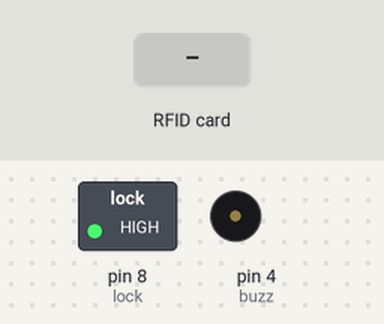
A sketch run on a simulated Arduino Uno, built with avr-gcc and run on an emulated ATmega328P. On the bench: switched loads named in the sketch (green lamp = pin HIGH), buzzer (waves = sounding, pin HIGH). Inputs (shaded band) come from the test bench. Pins used as bus, display or sensor lines are not drawn; what the sketch prints to the serial monitor is not drawn.

Above: at 1.2 s.
1.3 s: RFID card 5E 7A 19 C4 held to the reader
At 2.34 s:
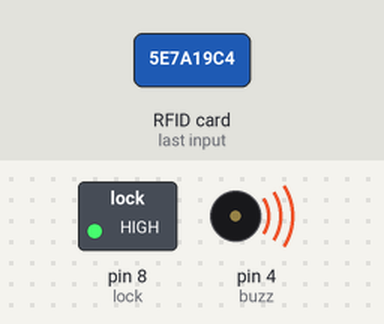
4.0 s: RFID card 2A CB 6B 81 held to the reader
At 6.2 s:
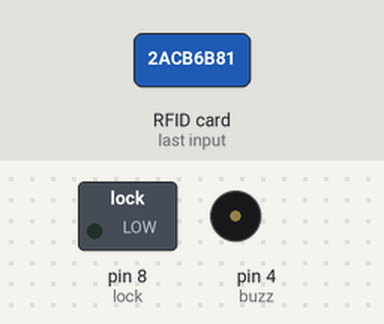
6.5 s: RFID card 59 46 FC 6E held to the reader
Timing chart, 0 to 13.6 s (numbered marks = the images above; inputs shaded):
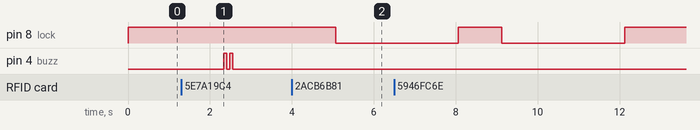

The sketch:

doorlock.ino
```cpp
/*
 * DOOR LOCK
 * LCD KECIL
 * BUZZER
 * ANGGOTA KELOMPOK KELAS X PPLG2
 *    TEGUH DERMAWAN
 *    RENDI
 *    RAFI ADI CHANDRA
 *Library cari di tools "MANAGE LIBRARIES"KETIK>LIQUIDCRYSTAL_12C.H
 *                                              MRFC522
 *
  */

#include <SPI.h>
#include <MFRC522.h>
#include <LiquidCrystal_I2C.h>
#define SS_PIN 10
#define RST_PIN 9
#define lock 8
#define buzz 4

MFRC522 mfrc522(SS_PIN, RST_PIN);
LiquidCrystal_I2C lcd (0x27, 16, 2);
int out = 0;
bool trig = false;
String card1 = "2A CB 6B 81";
String card2 = "59 46 FC 6E";
String card3 = "xxxxxx"; //e-ktp
String card4 = "xxxxxx";

void setup() {
  Serial.begin(9600);
  Serial.println("Start");
  pinMode(lock,OUTPUT);
  pinMode(buzz,OUTPUT);
  digitalWrite(lock,1);
  SPI.begin();
  mfrc522.PCD_Init();
  Serial.println("GoLite Store");
}

void loop() {
  String content= "";
  if ( mfrc522.PICC_IsNewCardPresent()) {
    if ( mfrc522.PICC_ReadCardSerial()) {
        trig = true;
         //Show UID on serial monitor
          Serial.println();
          Serial.print(" UID tag :");

          byte letter;
          for (byte i = 0; i < mfrc522.uid.size; i++) {
             Serial.print(mfrc522.uid.uidByte[i] < 0x10 ? " 0" : " ");
             Serial.print(mfrc522.uid.uidByte[i], HEX);
             content.concat(String(mfrc522.uid.uidByte[i] < 0x10 ? " 0" : " "));
             content.concat(String(mfrc522.uid.uidByte[i], HEX));
          }
      }
      //delay percobaan
      delay(1000);
  }

  content.toUpperCase();
  //Serial.println(content);
  if (content.substring(1) == card1 || content.substring(1) == card2 || content.substring(1) == card3 || content.substring(1) == card4){
    //your code here
    Serial.println("Welcome Boss");
    trig = false;
    digitalWrite(lock,0);
    delay(3000);
    digitalWrite(lock,1);
  }else {
     if (trig){
      lcd.setCursor(0,1);
      lcd.print(content);
      lcd.print("     ");
      Serial.println(" Access Denied ");
      beep();
      delay(1000);
      lcd.setCursor(0,1);
      lcd.print("  RFID Tester   ");
      trig = false;
    }
  }

  // Serial.println("end loop");
  delay(50);
}

void beep(){
  for (int i = 0; i<2; i++){
    digitalWrite(buzz,1);
    delay(75);
    digitalWrite(buzz,0);
    delay(75);
  }
}
```

Measured:
- after the input at 1.3 s, pin 4 (buzz): alternates HIGH for 0.08 s and LOW for 0.08 s, 4 changes in all, then stays LOW, starting after 1.0 s
- after the input at 4.0 s, pin 8 (lock): HIGH → LOW after 1.1 s
